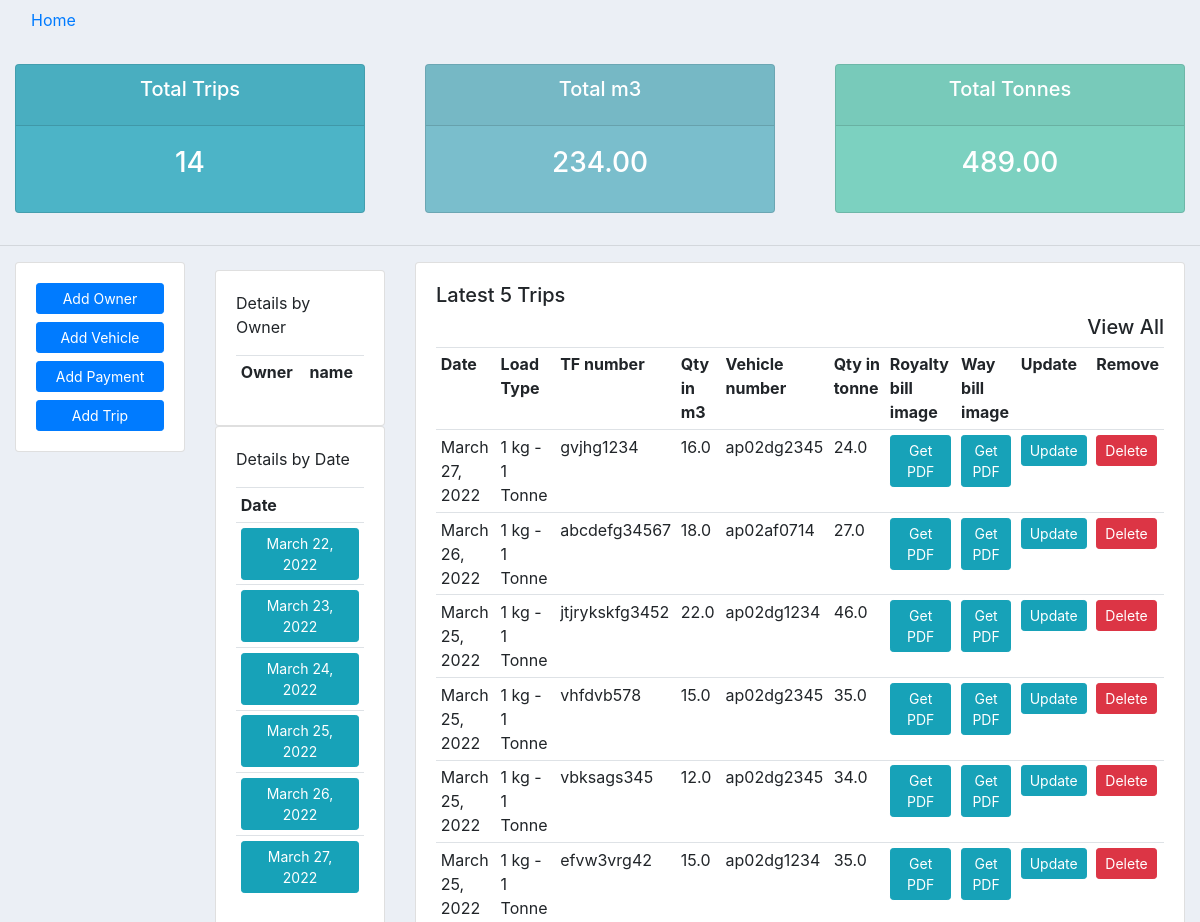
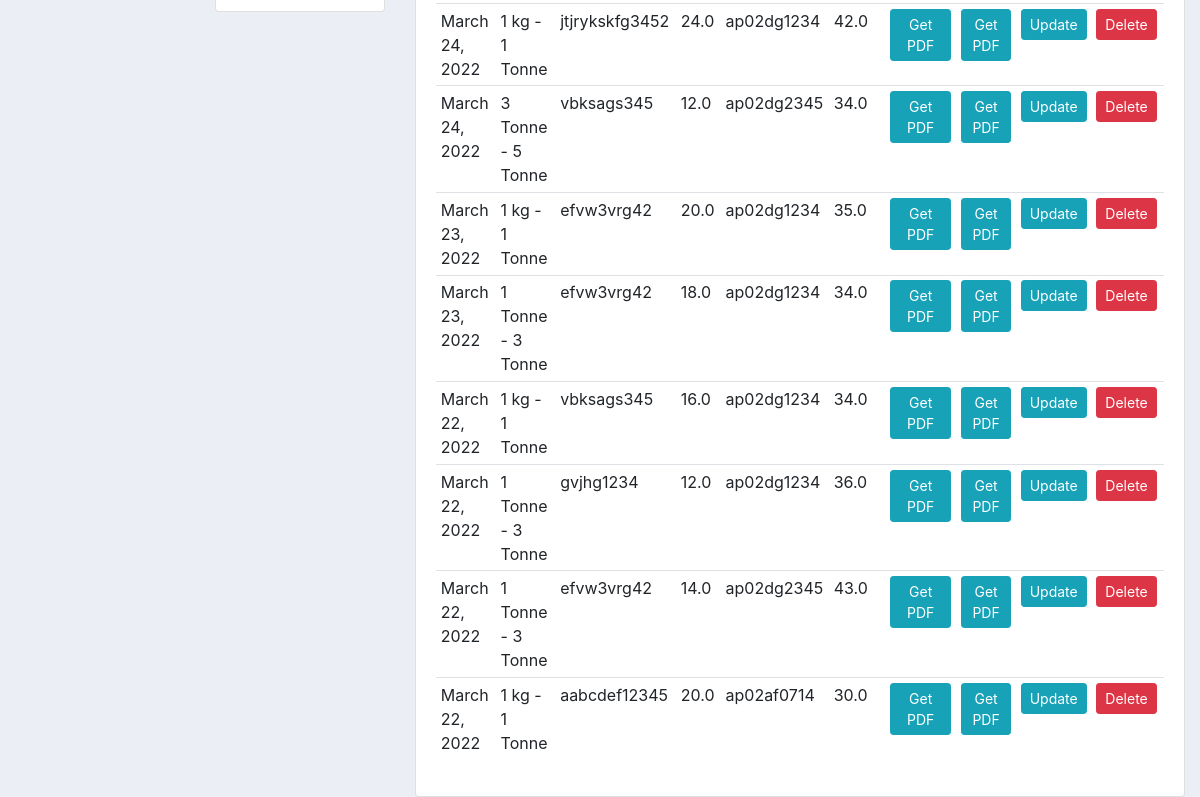
The app's page /dashboard/ (signed in), older data (2 pictures, top to bottom).
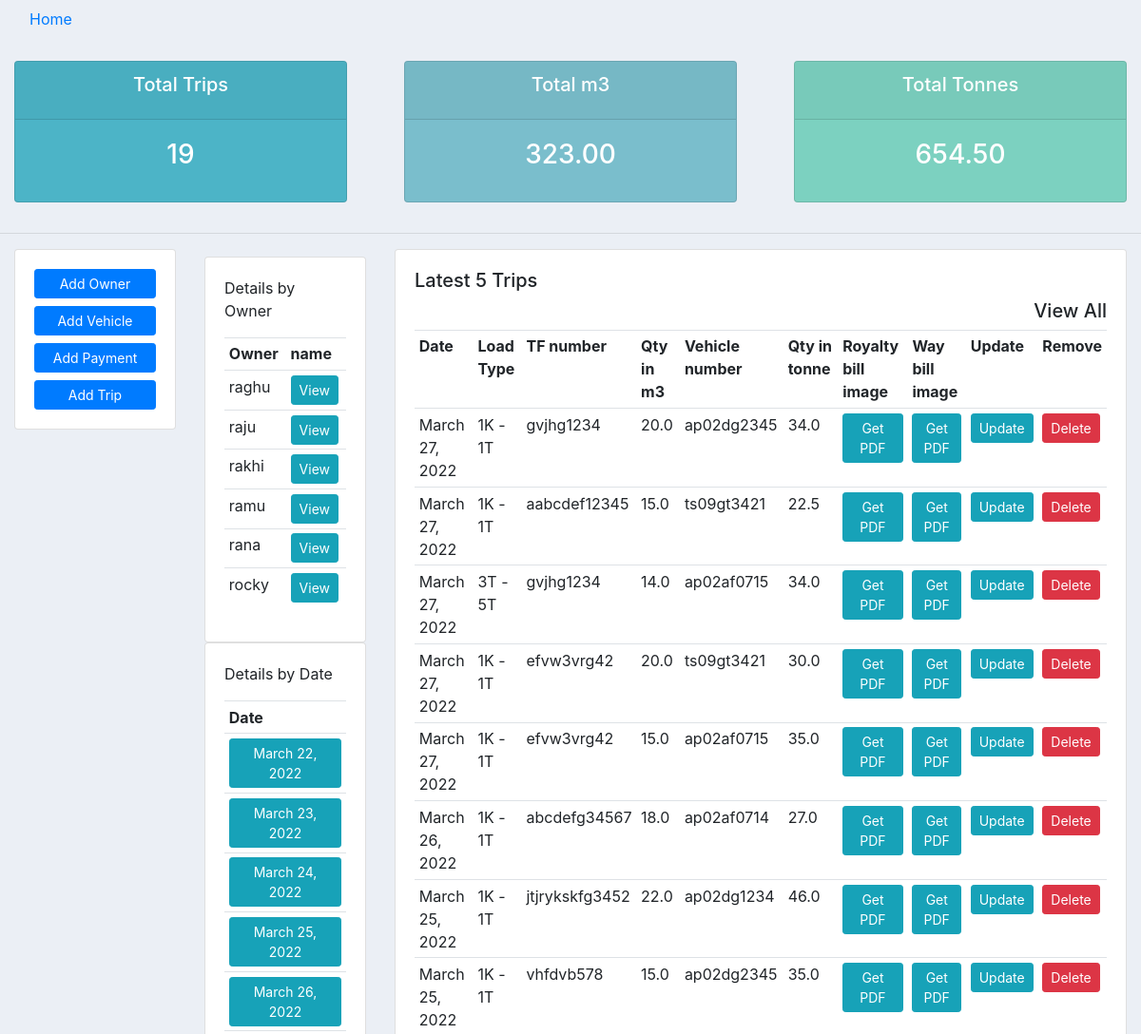
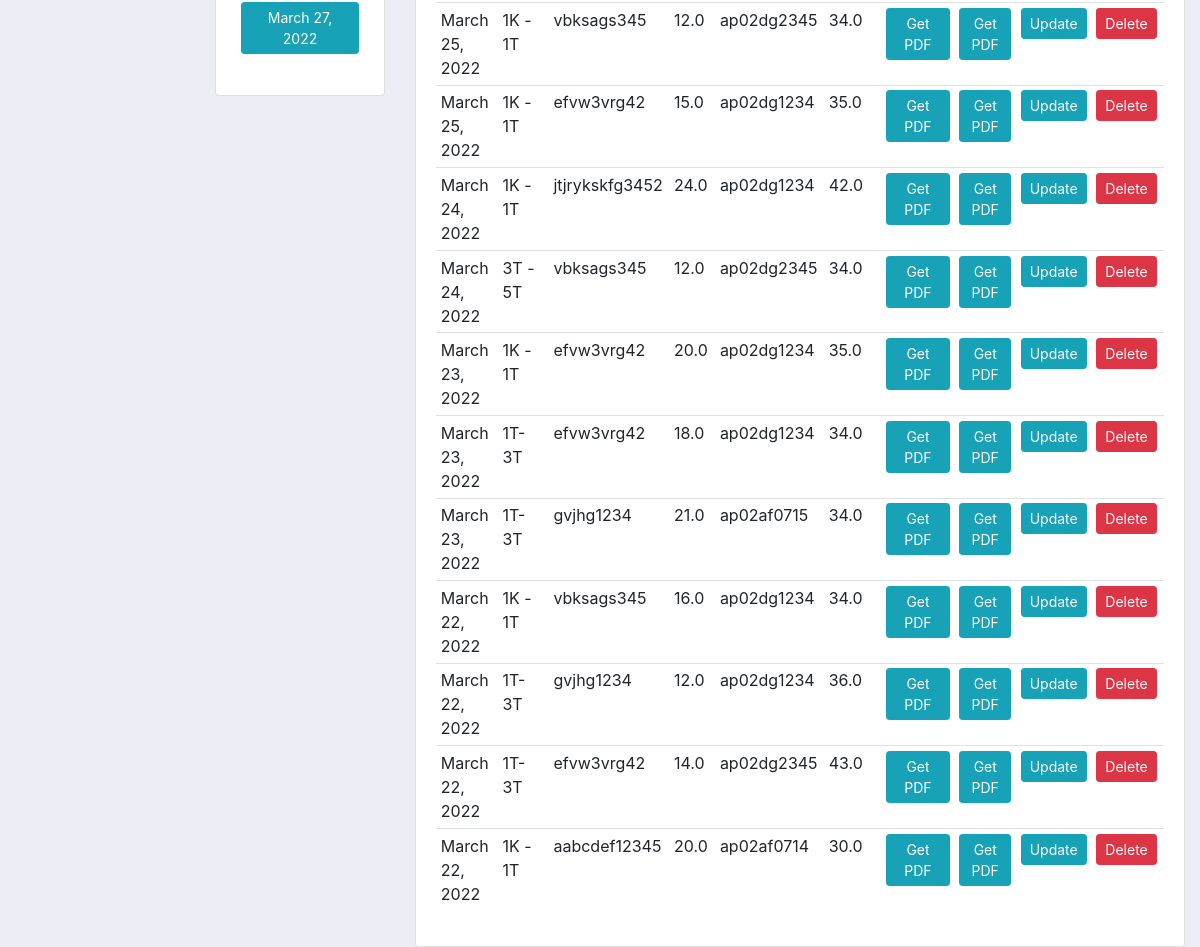
The same page, newer data (2 pictures, top to bottom).
### blog/models.py (models this page shows, shortened)
class TripDetails(models.Model):
    company_name = models.ForeignKey(CompanyName, on_delete=models.SET_NULL, null=True, blank=False)
    trip_date = models.DateField(null=False, blank=False)
    load_type = models.ForeignKey(LoadType, on_delete=models.SET_NULL, null=True, blank=False)
    quarry_owner_name = models.ForeignKey(QuarryDetails, on_delete=models.SET_NULL, null=True, blank=False)
    tf_number = models.CharField(max_length=200, null=False, blank=False)
    qty_m3 = models.FloatField(null=False, blank=False)
    vehicle_number = models.ForeignKey(
        VehicleDetails , on_delete=models.SET_NULL, null=True, blank=False)
    qty_ton = models.FloatField(null=False, blank=False)
    royalty_image = models.ImageField(null=False, blank=False)
    waybill_image = models.ImageField(null=False, blank=False)

class LoadType(models.Model):
    load_type = models.CharField(max_length=100, null=False, blank=False)
    load_type_rate_per_tonne = models.FloatField(null=False, blank=True)
    def __str__(self):
        return self.load_type

class VehicleDetails(models.Model):
    vehicle_number = models.CharField(max_length=10, null=False, blank=False)
    owner_name = models.ForeignKey(TransporterDetails, on_delete=models.SET_NULL, null=True, blank=False)
    phoneNumberRegex = RegexValidator(regex = r"^\+?1?\d{8,15}$")
    driver_name = models.CharField(max_length=200, null=True, blank=True)
    driver_phone_number = models.CharField(validators = [phoneNumberRegex], max_length = 16, null=True, blank=True)
    driver_name2 = models.CharField(max_length=200, null=True, blank=True)
    driver_phone_number2 = models.CharField(validators = [phoneNumberRegex], max_length = 16, null=True, blank=True)
    rate_per_tonne = models.CharField(max_length=200, null=False, blank=False)
    def __str__(self):
        return self.vehicle_number

class TransporterDetails(models.Model):
    vehicle_owner_name = models.CharField(max_length=100, null=False, blank=False)
    phoneNumberRegex = RegexValidator(regex = r"^\+?1?\d{8,15}$")
    owner_phone_number = models.CharField(validators = [phoneNumberRegex], max_length = 16, null=False, blank=False)
    rate_per_tonne = models.CharField(max_length=200, null=True, blank=True)

### blog/views.py (the view)
# urls.py: path('dashboard/', views.Dashboard, name='dashboard'),
@login_required(login_url='login')
def Dashboard(request):
    user = request.user
    categories = user.category_set.all()
    vehicle_details = VehicleDetails.objects.all().order_by('-id')
    tripdetails = TripDetails.objects.all().order_by('-trip_date')
    totalqty_in_m3 = "{:.2f}".format(tripdetails.aggregate(Sum('qty_m3'))['qty_m3__sum'])
    totalqty_in_ton = "{:.2f}".format(tripdetails.aggregate(Sum('qty_ton'))['qty_ton__sum'])
    ownernames = TransporterDetails.objects.all().order_by('vehicle_owner_name')
    trip_details = TripDetails.objects.all()
    totaltrips = trip_details.count()
    distinct_dates = trip_details.values('trip_date').annotate(Sum('qty_m3'), Sum('qty_ton'))
    context = {'vehicle_details': vehicle_details, 'trip_details':tripdetails,
             'totaltrips': totaltrips, 'totalqty_in_ton':totalqty_in_ton, 'totalqty_in_m3':totalqty_in_m3
             , 'distinct_dates':distinct_dates
             ,'ownernames':ownernames
             }
    return render(request, 'blog/trip_details.html', context)

### blog/templates/blog/trip_details.html (shortened to what this page needs)
<!DOCTYPE html>
<html>
<head>
	<link rel="stylesheet" href="https://stackpath.bootstrapcdn.com/bootstrap/4.3.1/css/bootstrap.min.css">
</head>
<body>
	<div class="container-fluid">
		<a class="nav-item nav-link" href="{% url 'blog-home' %}">Home</a>
	</div>
{% block content %}
{%  include 'blog/transport_total_detils.html' %}
<hr>
	<div class="container-fluid">
	<div class="row">
		<div class="col-md-2">
			<div class="card card-body">
				<a class="btn btn-primary  btn-sm btn-block" href="{% url 'add_owner' %}">Add Owner </a>
				<a class="btn btn-primary  btn-sm btn-block" href="{% url 'add_vehicle' %}">Add Vehicle </a>
				<a class="btn btn-primary  btn-sm btn-block" href="">Add Payment </a>
				<a class="btn btn-primary  btn-sm btn-block" href="{% url 'addtrip' %}">Add Trip</a>
			</div>
		</div>
		<div class="col-md-2">
			<div class="card card-body">
				<p>Details by Owner</p>
				<table class="table table-sm">
					<tr>
						<th> Owner </th>
						<th>name</th>
					</tr>
					{% for ownername in ownernames %}
						<tr>
							<td>{{ownername.vehicle_owner_name}} </td>
							<td><a class="btn btn-sm btn-info" href="{% url 'owner_details' ownername.id %}">View</a></td>
						</tr>
					{% endfor %}
				</table>
			</div>
			<div class="card card-body">
				<p>Details by Date</p>
				<table class="table table-sm">
					<tr>
						<th> Date </th>
					</tr>
					{% for distinct_date in distinct_dates %}
						<tr>
							<td><a class="btn btn-sm btn-info" href="{% url 'pdf_day' distinct_date.trip_date|date:"Y-m-d" %}">{{distinct_date.trip_date}}</a></td>
						</tr>
					{% endfor %}
				</table>
			</div>
		</div>
		<div class="col-md-8">
			<div class="card card-body">
				<h5 align="left">Latest 5 Trips</h5>
				<h5 align="right">View All</h5>
				<table class="table table-sm">
					<tr>
						<th>Date</th>
						<th>Load Type</th>
						<th>TF number</th>
						<th>Qty in m3</th>
						<th>Vehicle number</th>
						<th>Qty in tonne</th>
						<th>Royalty bill image</th>
						<th>Way bill image</th>
						<th>Update</th>
						<th>Remove</th>
					</tr>
					{% for trip_detail in trip_details %}
						<tr>
							<td>{{trip_detail.trip_date}}</td>
							<td>{{trip_detail.load_type}}</td>
							<td>{{trip_detail.tf_number}}</td>
							<td>{{trip_detail.qty_m3}}</td>
							<td>{{trip_detail.vehicle_number}}</td>
							<td>{{trip_detail.qty_ton}}</td>
							<td><a class="btn btn-sm btn-info" href="{% url 'pdf_royalty_bill_image' trip_detail.id %}">Get PDF</a></td>
							<td><a class="btn btn-sm btn-info" href="{% url 'pdf_way_bill_image' trip_detail.id %} ">Get PDF</a></td>
							<td><a class="btn btn-sm btn-info" href="{% url 'updatetrip' trip_detail.id %}">Update</a></td>
							<td><a class="btn btn-sm btn-danger" href="{% url 'deletetrip' trip_detail.id %}">Delete</a></td>
						</tr>
					{% endfor %}
				</table>
			</div>
		</div>
	</div>
	</div>
	{% endblock %}
</body>
</html>

Row changes from the older to the newer data that the page shows:
added TransporterDetails: vehicle_owner_name "raghu"
added TransporterDetails: vehicle_owner_name "raju"
added TransporterDetails: vehicle_owner_name "rakhi"
added TransporterDetails: vehicle_owner_name "ramu"
added TransporterDetails: vehicle_owner_name "rana"
added TransporterDetails: vehicle_owner_name "rocky"
changed TripDetails (number 1 of 19 on the later page): load_type "1 kg - 1 Tonne" → "1K - 1T"; qty_m3 "16.0" → "20.0"; qty_ton "24.0" → "34.0"
added TripDetails: trip_date "March 27, 2022", load_type "1K - 1T", tf_number "aabcdef12345", qty_m3 "15.0", vehicle_number "ts09gt3421", qty_ton "22.5"
added TripDetails: trip_date "March 27, 2022", load_type "3T - 5T", tf_number "gvjhg1234", qty_m3 "14.0", vehicle_number "ap02af0715", qty_ton "34.0"
added TripDetails: trip_date "March 27, 2022", load_type "1K - 1T", tf_number "efvw3vrg42", qty_m3 "20.0", vehicle_number "ts09gt3421", qty_ton "30.0"
added TripDetails: trip_date "March 27, 2022", load_type "1K - 1T", tf_number "efvw3vrg42", qty_m3 "15.0", vehicle_number "ap02af0715", qty_ton "35.0"
changed through a linked row, TripDetails "March 26, 2022": load_type "1 kg - 1 Tonne" → "1K - 1T"
changed through a linked row, TripDetails (number 7 of 19 on the later page): load_type "1 kg - 1 Tonne" → "1K - 1T"
changed through a linked row, TripDetails "vhfdvb578": load_type "1 kg - 1 Tonne" → "1K - 1T"
changed through a linked row, TripDetails (number 9 of 19 on the later page): load_type "1 kg - 1 Tonne" → "1K - 1T"
changed through a linked row, TripDetails (number 10 of 19 on the later page): load_type "1 kg - 1 Tonne" → "1K - 1T"
changed through a linked row, TripDetails (number 11 of 19 on the later page): load_type "1 kg - 1 Tonne" → "1K - 1T"
changed through a linked row, TripDetails (number 12 of 19 on the later page): load_type "3 Tonne - 5 Tonne" → "3T - 5T"
changed through a linked row, TripDetails (number 13 of 19 on the later page): load_type "1 kg - 1 Tonne" → "1K - 1T"
changed through a linked row, TripDetails (number 14 of 19 on the later page): load_type "1 Tonne - 3 Tonne" → "1T- 3T"
added TripDetails: trip_date "March 23, 2022", load_type "1T- 3T", tf_number "gvjhg1234", qty_m3 "21.0", vehicle_number "ap02af0715", qty_ton "34.0"
changed TripDetails (number 16 of 19 on the later page): load_type "1 kg - 1 Tonne" → "1K - 1T"
changed through a linked row, TripDetails (number 17 of 19 on the later page): load_type "1 Tonne - 3 Tonne" → "1T- 3T"
changed through a linked row, TripDetails (number 18 of 19 on the later page): load_type "1 Tonne - 3 Tonne" → "1T- 3T"
changed through a linked row, TripDetails (number 19 of 19 on the later page): load_type "1 kg - 1 Tonne" → "1K - 1T"
Text that changed along with them:
{{ totaltrips }}: "14" → "19"
{{ totalqty_in_m3 }}: "234.00" → "323.00"
{{ totalqty_in_ton }}: "489.00" → "654.50"
